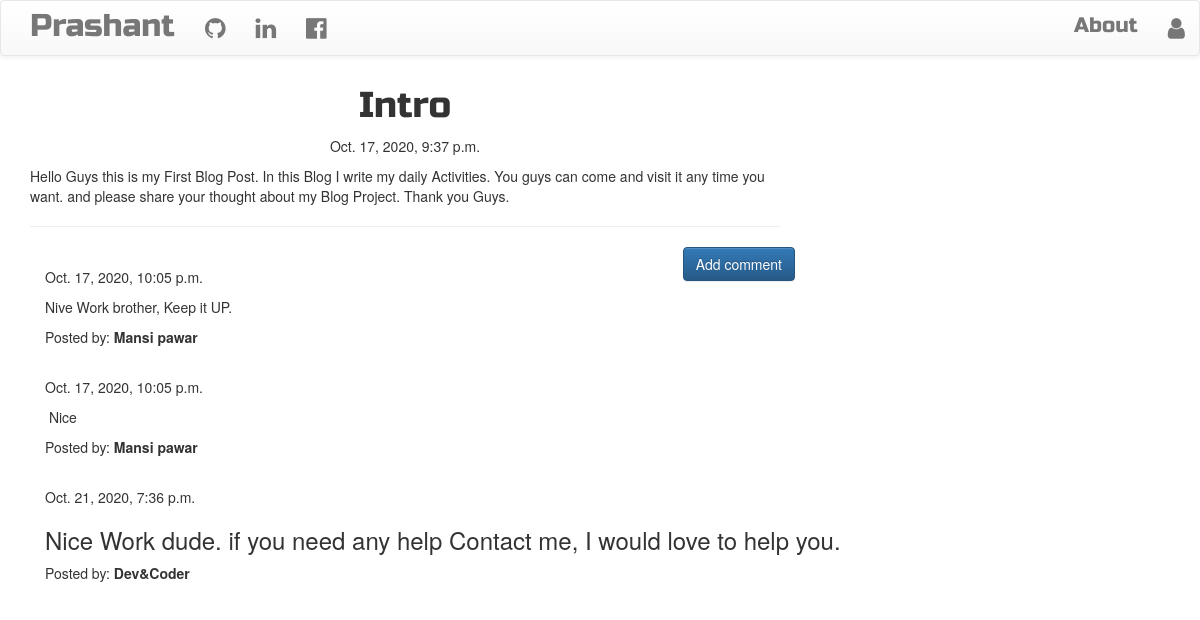
/post/1, run on the app's committed database.
### blog/models.py (models this page shows, shortened)
class Post(models.Model):
    author = models.ForeignKey('auth.User', on_delete=models.CASCADE,)
    title = models.CharField(max_length=200)
    text = models.CharField(max_length=600)
    create_date = models.DateTimeField(default=timezone.now)
    published_date = models.DateTimeField(blank=True, null=True)

class Comment(models.Model):
    post = models.ForeignKey('blog.Post', related_name='comments', on_delete=models.CASCADE,)
    author = models.CharField(max_length=400)
    text = models.TextField()
    created_date = models.DateTimeField(default=timezone.now())
    approved_comment = models.BooleanField(default=False)

### blog/views.py (the view)
# urls.py: url(r'^post/(?P<pk>\d+)$', views.PostDetailView.as_view(), name='post_detail'),
class PostDetailView(DetailView):
    model = Post

### blog/templates/blog/post_detail.html (shortened to what this page needs)
{% extends 'blog/base.html' %}
{% block content %}
        <h1 class='posttitle loader'>{{ post.title }}</h1>
        {% if post.published_date %}
            <div class="date postdate">
                {{ post.published_date }}
            </div>
        {% else %}
            <a class="btn btn-default" href="{% url 'post_publish' pk=post.pk %}">Publish</a>
        {% endif %}
      <p class='postcontent' >{{ post.text|safe|linebreaksbr }}</p>
  <hr>
  <a class="btn btn-primary btn-comment" href="{% url 'add_comment_to_post' pk=post.pk %}">Add comment</a>
  <div class="container">
  {% for comment in post.comments.all %}
  <br>
      {% if user.is_authenticated or comment.approved_comment %}
              {{ comment.created_date }}
          <p>{{ comment.text|safe|linebreaks }}</p>
          <p>Posted by: <strong>{{ comment.author }}</strong></p>
      {% endif %}
  {% empty %}
      <p>No comments posted.</p>
  {% endfor %}
</div>
{% endblock %}

### blog/static/css/blog.css (style rules this page uses)
.postdate { text-align: center; }
.posttitle { font-family:'Russo One',sans-serif; fort-size: 3em; text-align: center; }
.postcontent { font-family:'Playfair'; font-size: 1.5em; }
.btn-comment { position: absolute; right: 0px; }
.loader { filter:hue-rotate(0deg); color:linear-gradient(45deg,#0f8,#08f); animation:hue 10000ms infinite linear; }

### data on the page
Post: title "Intro", published_date "Oct. 17, 2020, 9:37 p.m.", text "Hello Guys this is my First Blog Post. In this Blog I write my daily Activities. You guys can come and visit it any time you want. and please share your thought about my Blog Project. Thank you Guys."
Comment: created_date "Oct. 17, 2020, 10:05 p.m.", text "Nive Work brother, Keep it UP.", author "Mansi pawar"
Comment: created_date "Oct. 17, 2020, 10:05 p.m.", text "Nice", author "Mansi pawar"
Comment: created_date "Oct. 21, 2020, 7:36 p.m.", text "Nice Work dude. if you need any help Contact me, I would love to help you.", author "Dev&Coder"
